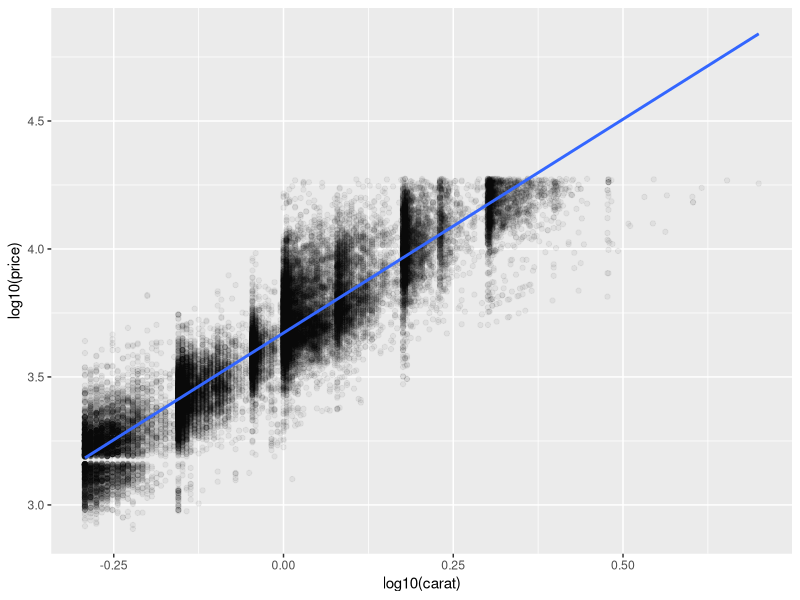
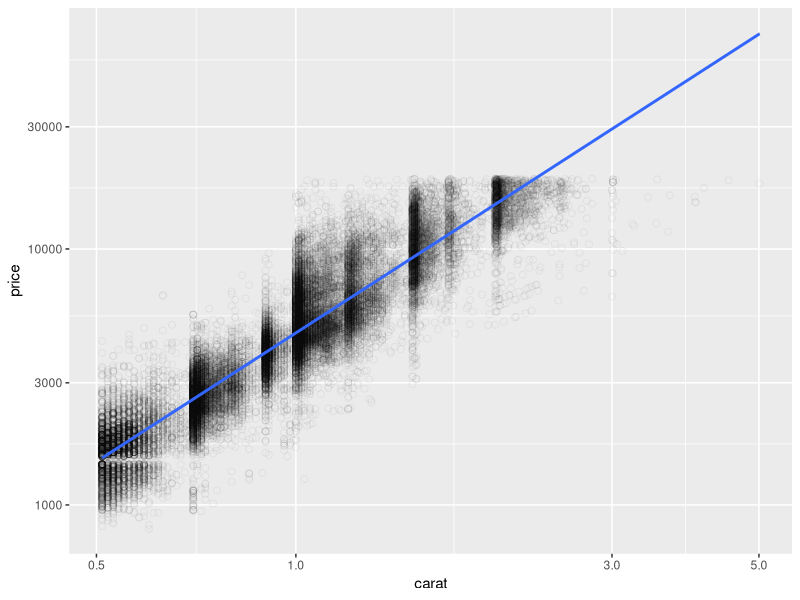
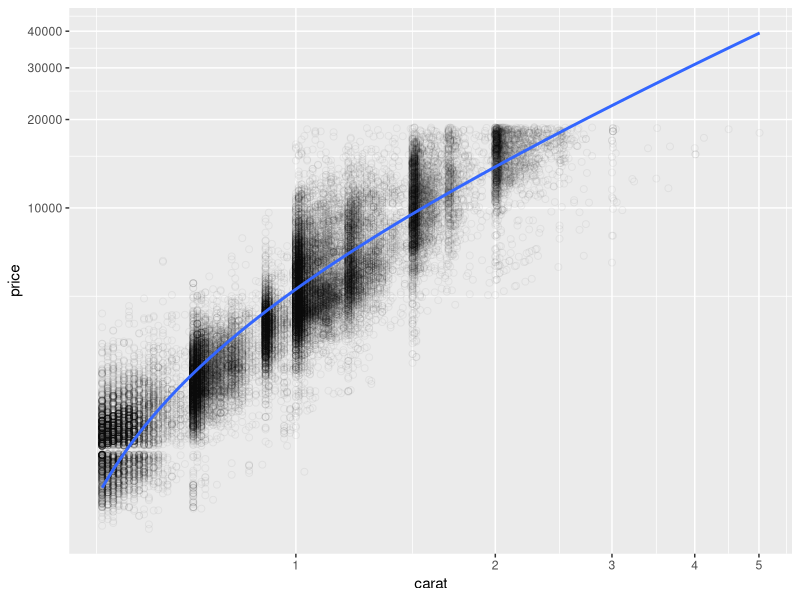
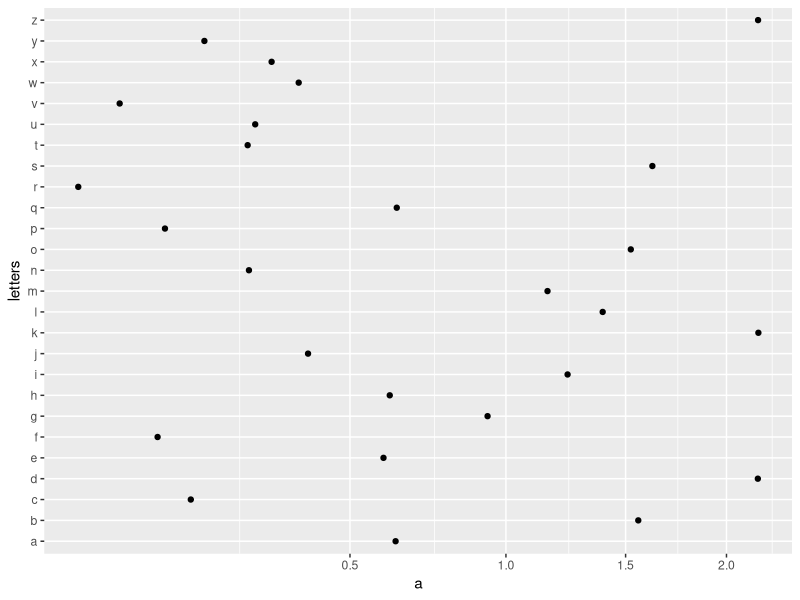

R code for these plots, in order:
## ---- chunk 1
library(ggplot2)
data(diamonds)
names(diamonds)
## ---- chunk 2
# The difference between transforming the scales and
# transforming the coordinate system is that scale
# transformation occurs BEFORE statistics(plot), and coordinate
# transformation afterwards.  
# Coordinate transformation also changes the shape of geoms:

#  * by transforming the data

d <- subset(diamonds, carat > 0.5)

p1<-ggplot(data=d,
       aes(x=log10(carat),y=log10(price)))+
  geom_point(alpha=1/20)+
  geom_smooth(method='lm')

#  * by transforming the scales
p2<-ggplot(data=d,
           aes(x=carat,y=price))+
  geom_point(alpha=1/20,size=2,shape=1)+
  geom_smooth(method='lm')+
  scale_x_log10()+
  scale_y_log10()
#  * by transforming the coordinate system
p3<-ggplot(data=d,
           aes(x=carat,y=price))+
  geom_point(alpha=1/20,size=2,shape=1)+
  coord_trans(x="log10",y="log10")+
  geom_smooth(method='lm')

p1
p2
p3
## ---- chunk 3
df <- data.frame(a = abs(rnorm(26)),letters)
df
ggplot(data=df,
       aes(a,letters))+
  geom_point()+
  coord_trans(x = "sqrt")

